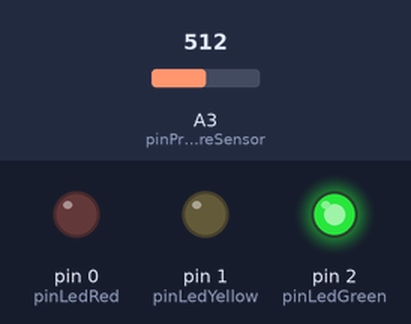
This sketch was run on a simulated Arduino Uno, built with avr-gcc and run on an emulated ATmega328P. Shown: output pins drawn as LEDs (lit = HIGH). The test bench sets the inputs (shaded band); at power-on: A3 (pinPressureSensor) = 512.

Above: at 1.2 s.
1.3 s: A3 (pinPressureSensor) set to 113
2.8 s: A3 (pinPressureSensor) set to 106
At 4.0 s:
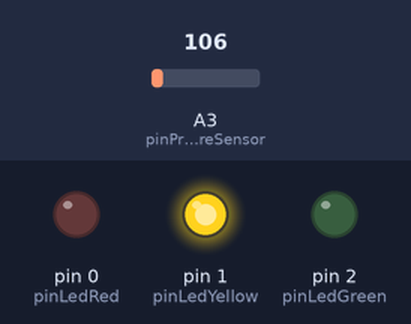
4.3 s: A3 (pinPressureSensor) set to 0
At 5.1 s:
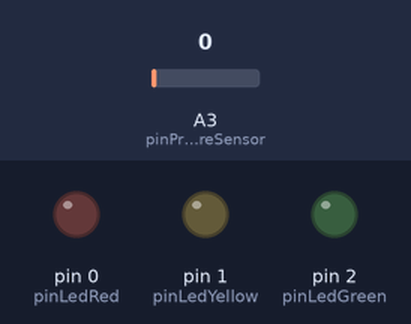
5.8 s: A3 (pinPressureSensor) set to 122
At 6.2 s:
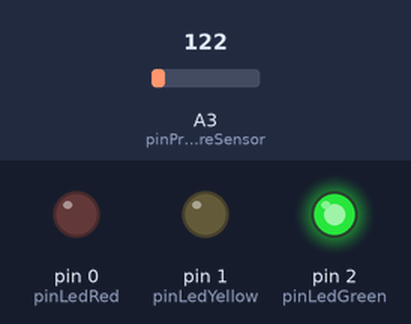
7.3 s: A3 (pinPressureSensor) set to 982
8.8 s: A3 (pinPressureSensor) set to 1011
At 9.7 s:
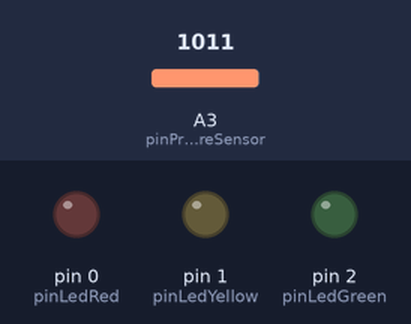
Timing chart, 0 to 11.3 s (numbered marks = the images above; inputs shaded):
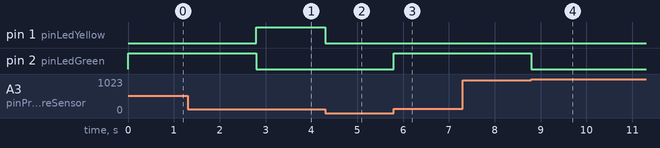

Measured:
- the behaviour switches between 107 and 106 on A3 (pinPressureSensor) (found by bisection; images 0 and 1)
- the behaviour switches between 1000 and 1001 on A3 (pinPressureSensor) (found by bisection; images 3 and 4)
- after the input at 1.3 s, every drawn part: stays the same
- after the input at 2.8 s, pin 1 (pinLedYellow): LOW → HIGH at once; pin 2 (pinLedGreen): HIGH → LOW at once
- after the input at 4.3 s, pin 1 (pinLedYellow): HIGH → LOW at once
- after the input at 5.8 s, pin 2 (pinLedGreen): LOW → HIGH at once
- after the input at 7.3 s, every drawn part: stays the same
- after the input at 8.8 s, pin 2 (pinLedGreen): HIGH → LOW at once

The sketch:

led_coaster_beginner_attiny.ino
```cpp
// Indentifies the Pins used on the ATtiny
int pinLedRed = 0;
int pinLedYellow = 1;
int pinLedGreen = 2;

int pinPressureSensor = 3;

// The number of pressure levels on their ranges
int countPressureLevels = 4;
int colorPressureLevels[4][2] = {
{0,100},
{101,103},
{104,106},
{107,1000}
};

// This is the color for each pressure level
int colorRGBValues[4][3] = {
{0,0,0},
{255,0,0}, //red
{0,255,0}, //yellow
{0,0,255} //green
};

/* ATtiny's don't have the serial library due to their smaller size, so thats
   why is commented out.
*/
void setup() {

  //Serial.begin(9600);

  pinMode(pinPressureSensor, INPUT);

  pinMode(pinLedRed, OUTPUT);
  pinMode(pinLedGreen, OUTPUT);
  pinMode(pinLedYellow, OUTPUT);
}

void loop() {
  int pressureLevel = getPressureLevel();
 //Serial.println(pressureLevel);
  setColor(pressureLevel);
}

// Finds the color for the right pressure vaule and turns on and off the LED's
void setColor(int pressureLevel) {

  int redValue = colorRGBValues[pressureLevel][0];
  int yellowValue = colorRGBValues[pressureLevel][1];
  int greenValue = colorRGBValues[pressureLevel][2];

  analogWrite(pinLedRed,redValue);
  analogWrite(pinLedGreen,greenValue);
  analogWrite(pinLedYellow,yellowValue);
}

// This finds the pressure level between the to copper PCB's
int getPressureLevel() {
  int pressureLevel=0;

  int pressureSensorValue = analogRead(pinPressureSensor);

  for (int i=0; i<countPressureLevels; i++) {
    int minValue = colorPressureLevels[i][0];
    int maxValue = colorPressureLevels[i][1];
    if (pressureSensorValue>=minValue && pressureSensorValue<=maxValue) {
      pressureLevel=i;
      break;
    }
  }

  return pressureLevel;
}
```
